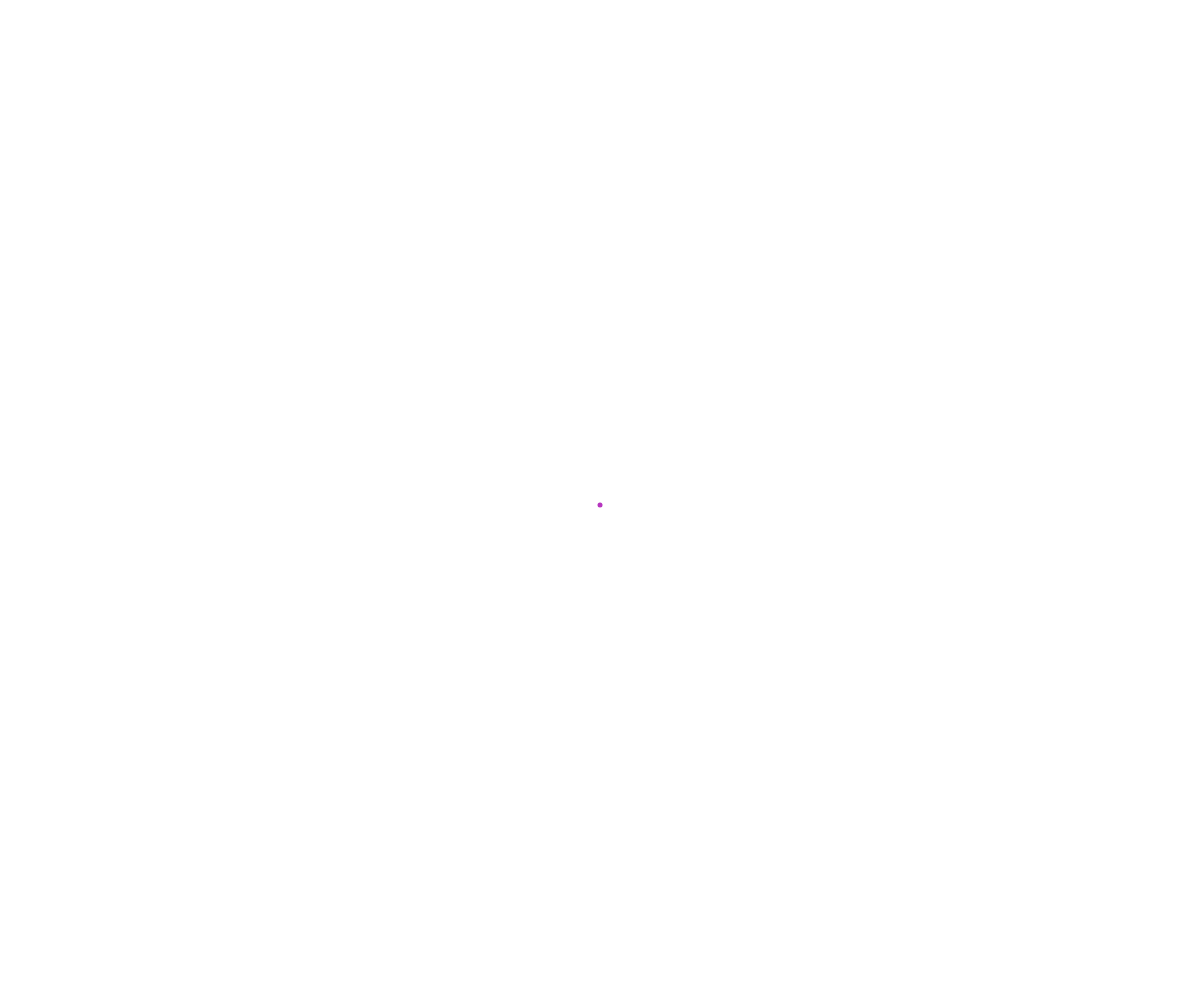
Frame 1 (no input)
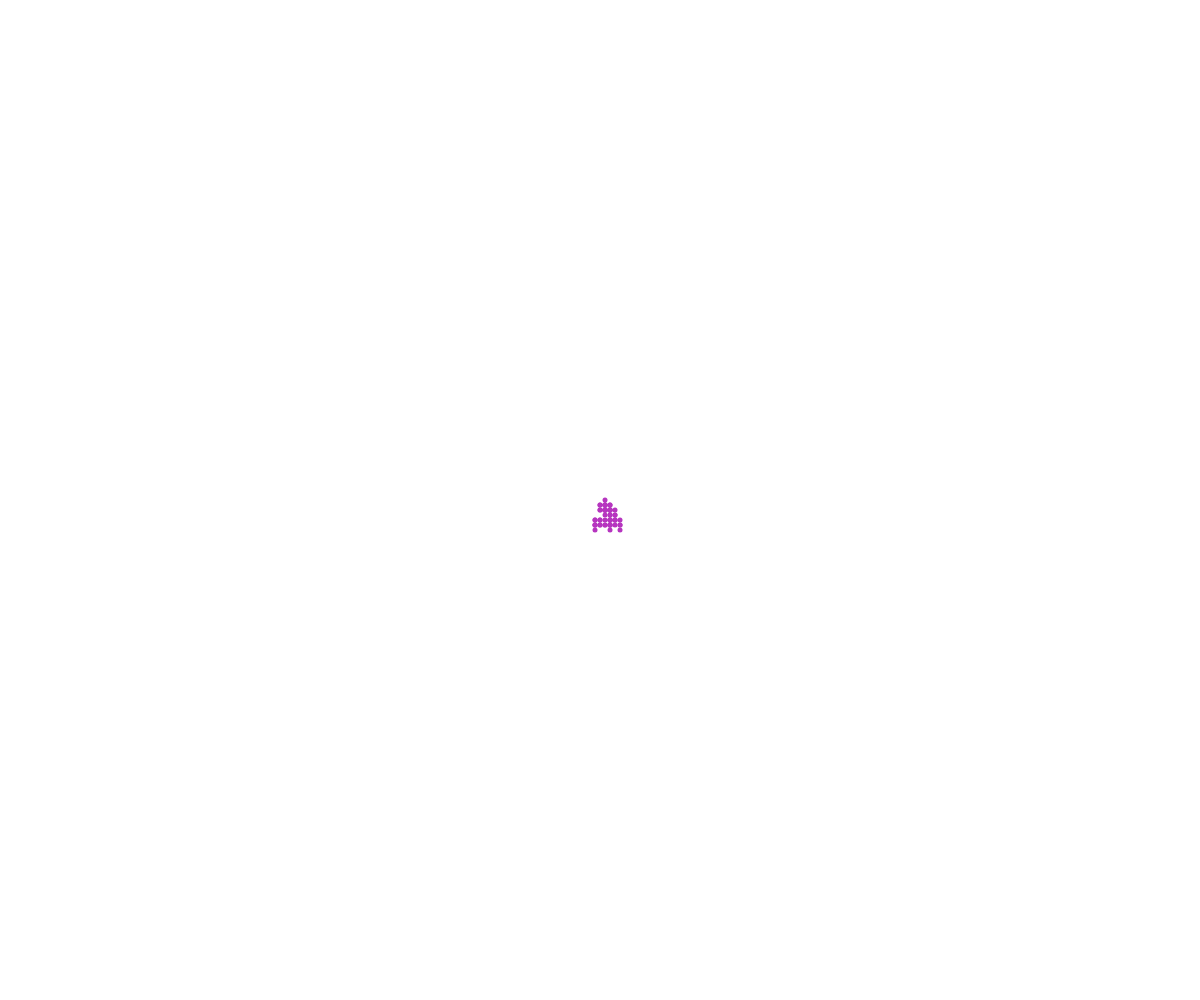
Frame 60 (no input)
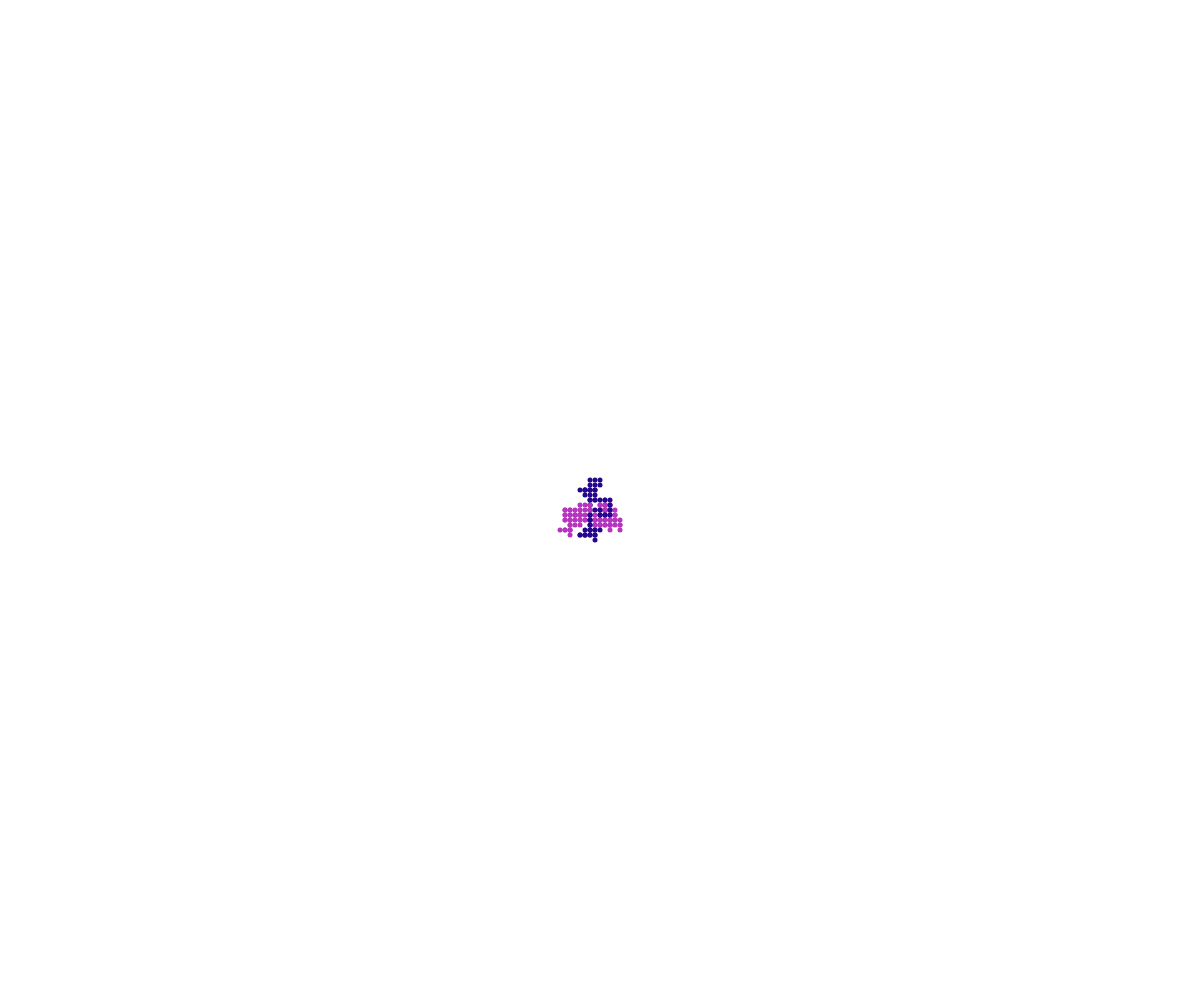
Frame 120 (the mouse pressed at the canvas centre since frame 60)

The p5.js sketch that drew these frames (run headless with seeded random() and noise() and a simulated clock; from frame 60 on, the mouse is pressed at the canvas centre):

// p5.js sketch
// ── sketch.js
// Project Title
// Your Name
// Date
//
// Extra for Experts:
// - describe what you did to take this project "above and beyond"

class Walker {
  constructor(x, y) {
    this.x = x;
    this.y = y;
    this.color = color(random(255), random(255), random(255));
    this.speed = 5;
    this.size = 5;
  }

  display() {
    noStroke();
    fill(this.color);
    circle(this.x, this.y, this.size);
  }

  move() {
    let choice = random(100);
    if (choice < 25) {
      //up
      this.y -= this.speed;
    }
    else if (choice < 50) {
      //down
      this.y += this.speed;
    }
    else if (choice < 75) {
      //left
      this.x -= this.speed;
    }
    //right
    else{
      this.x += this.speed;
    }
  }
}

let walkerArray = [];

function setup() {
  createCanvas(windowWidth, windowHeight);
  let kevin = new Walker(width/2, height/2);
  walkerArray.push(kevin);
}

function draw() {
  for (let i = 0; i < walkerArray.length; i++) {
    walkerArray[i].move();
    walkerArray[i].display();

  }
}

function mousePressed() {
  let someWalker = new Walker(mouseX, mouseY);
  walkerArray.push(someWalker);
}
